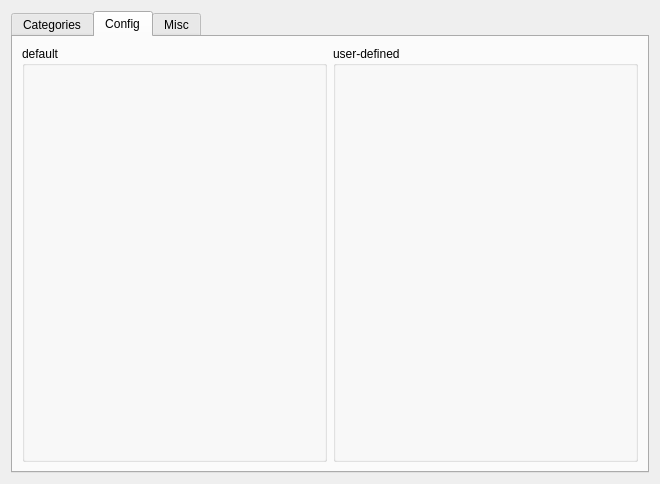
<?xml version="1.0" encoding="UTF-8"?>
<ui version="4.0">
 <class>Dialog</class>
 <widget class="QDialog" name="Dialog">
  <property name="geometry">
   <rect>
    <x>0</x>
    <y>0</y>
    <width>660</width>
    <height>484</height>
   </rect>
  </property>
  <property name="windowTitle">
   <string>Dialog</string>
  </property>
  <layout class="QGridLayout" name="gridLayout">
   <item row="0" column="0">
    <widget class="QTabWidget" name="toolbar">
     <property name="currentIndex">
      <number>1</number>
     </property>
     <widget class="QWidget" name="toolbarPage1">
      <attribute name="title">
       <string>Categories</string>
      </attribute>
      <layout class="QGridLayout" name="gridLayout_2">
       <item row="0" column="0" colspan="2">
        <widget class="QTabWidget" name="categories_pages">
         <property name="currentIndex">
          <number>1</number>
         </property>
         <widget class="QWidget" name="tab_3">
          <attribute name="title">
           <string>Skills</string>
          </attribute>
          <layout class="QVBoxLayout" name="verticalLayout_2">
           <item>
            <widget class="QTableWidget" name="skills_table">
             <property name="font">
              <font>
               <weight>50</weight>
               <bold>false</bold>
              </font>
             </property>
             <property name="autoFillBackground">
              <bool>true</bool>
             </property>
             <property name="verticalScrollBarPolicy">
              <enum>Qt::ScrollBarAsNeeded</enum>
             </property>
             <property name="editTriggers">
              <set>QAbstractItemView::DoubleClicked|QAbstractItemView::EditKeyPressed</set>
             </property>
             <property name="alternatingRowColors">
              <bool>true</bool>
             </property>
             <property name="selectionMode">
              <enum>QAbstractItemView::SingleSelection</enum>
             </property>
             <property name="selectionBehavior">
              <enum>QAbstractItemView::SelectRows</enum>
             </property>
             <property name="showGrid">
              <bool>false</bool>
             </property>
             <property name="gridStyle">
              <enum>Qt::SolidLine</enum>
             </property>
             <property name="sortingEnabled">
              <bool>true</bool>
             </property>
             <property name="wordWrap">
              <bool>false</bool>
             </property>
             <property name="cornerButtonEnabled">
              <bool>false</bool>
             </property>
             <property name="columnCount">
              <number>3</number>
             </property>
             <attribute name="horizontalHeaderVisible">
              <bool>false</bool>
             </attribute>
             <attribute name="verticalHeaderVisible">
              <bool>false</bool>
             </attribute>
             <column>
              <property name="text">
               <string>activity_id</string>
              </property>
             </column>
             <column>
              <property name="text">
               <string>Name</string>
              </property>
              <property name="font">
               <font>
                <weight>75</weight>
                <bold>true</bold>
               </font>
              </property>
             </column>
             <column>
              <property name="text">
               <string>#Aufgaben</string>
              </property>
              <property name="font">
               <font>
                <weight>75</weight>
                <bold>true</bold>
               </font>
              </property>
             </column>
            </widget>
           </item>
           <item>
            <spacer name="verticalSpacer">
             <property name="orientation">
              <enum>Qt::Vertical</enum>
             </property>
             <property name="sizeHint" stdset="0">
              <size>
               <width>20</width>
               <height>146</height>
              </size>
             </property>
            </spacer>
           </item>
           <item>
            <layout class="QGridLayout" name="gridLayout_4">
             <item row="0" column="0">
              <widget class="QPushButton" name="create_skill">
               <property name="text">
                <string>erstelle neu</string>
               </property>
              </widget>
             </item>
             <item row="0" column="1">
              <widget class="QPushButton" name="rename_skill">
               <property name="text">
                <string>benenne um</string>
               </property>
               <property name="autoDefault">
                <bool>true</bool>
               </property>
              </widget>
             </item>
             <item row="0" column="2">
              <widget class="QPushButton" name="delete_skill">
               <property name="text">
                <string>lösche</string>
               </property>
               <property name="autoDefault">
                <bool>true</bool>
               </property>
               <property name="default">
                <bool>false</bool>
               </property>
              </widget>
             </item>
            </layout>
           </item>
          </layout>
         </widget>
         <widget class="QWidget" name="tab">
          <attribute name="title">
           <string>Spaces</string>
          </attribute>
          <layout class="QVBoxLayout" name="verticalLayout">
           <item>
            <widget class="QTableWidget" name="spaces_table">
             <property name="sizePolicy">
              <sizepolicy hsizetype="Expanding" vsizetype="Expanding">
               <horstretch>0</horstretch>
               <verstretch>0</verstretch>
              </sizepolicy>
             </property>
             <property name="autoFillBackground">
              <bool>true</bool>
             </property>
             <property name="sizeAdjustPolicy">
              <enum>QAbstractScrollArea::AdjustToContentsOnFirstShow</enum>
             </property>
             <property name="editTriggers">
              <set>QAbstractItemView::DoubleClicked|QAbstractItemView::EditKeyPressed</set>
             </property>
             <property name="tabKeyNavigation">
              <bool>false</bool>
             </property>
             <property name="showDropIndicator" stdset="0">
              <bool>false</bool>
             </property>
             <property name="dragDropOverwriteMode">
              <bool>false</bool>
             </property>
             <property name="selectionMode">
              <enum>QAbstractItemView::SingleSelection</enum>
             </property>
             <property name="selectionBehavior">
              <enum>QAbstractItemView::SelectRows</enum>
             </property>
             <property name="sortingEnabled">
              <bool>true</bool>
             </property>
             <property name="wordWrap">
              <bool>false</bool>
             </property>
             <attribute name="verticalHeaderVisible">
              <bool>false</bool>
             </attribute>
             <column>
              <property name="text">
               <string>name</string>
              </property>
              <property name="font">
               <font>
                <weight>75</weight>
                <bold>true</bold>
               </font>
              </property>
              <property name="textAlignment">
               <set>AlignCenter</set>
              </property>
             </column>
             <column>
              <property name="text">
               <string>#tasks</string>
              </property>
              <property name="font">
               <font>
                <weight>75</weight>
                <bold>true</bold>
               </font>
              </property>
              <property name="textAlignment">
               <set>AlignCenter</set>
              </property>
             </column>
            </widget>
           </item>
           <item>
            <layout class="QFormLayout" name="formLayout">
             <property name="topMargin">
              <number>0</number>
             </property>
             <item row="0" column="0">
              <widget class="QLabel" name="label">
               <property name="text">
                <string>Name</string>
               </property>
              </widget>
             </item>
             <item row="0" column="1">
              <widget class="QTextEdit" name="space_name">
               <property name="enabled">
                <bool>false</bool>
               </property>
               <property name="maximumSize">
                <size>
                 <width>16777215</width>
                 <height>30</height>
                </size>
               </property>
               <property name="verticalScrollBarPolicy">
                <enum>Qt::ScrollBarAlwaysOff</enum>
               </property>
               <property name="horizontalScrollBarPolicy">
                <enum>Qt::ScrollBarAlwaysOff</enum>
               </property>
               <property name="sizeAdjustPolicy">
                <enum>QAbstractScrollArea::AdjustToContentsOnFirstShow</enum>
               </property>
               <property name="acceptRichText">
                <bool>false</bool>
               </property>
               <property name="placeholderText">
                <string>Name</string>
               </property>
              </widget>
             </item>
             <item row="2" column="1">
              <widget class="QComboBox" name="space_primary_activity">
               <property name="enabled">
                <bool>false</bool>
               </property>
               <item>
                <property name="text">
                 <string>---</string>
                </property>
               </item>
              </widget>
             </item>
             <item row="3" column="1">
              <widget class="QComboBox" name="space_secondary_activity">
               <property name="enabled">
                <bool>false</bool>
               </property>
               <item>
                <property name="text">
                 <string>---</string>
                </property>
               </item>
              </widget>
             </item>
             <item row="1" column="1">
              <widget class="QDoubleSpinBox" name="space_priority">
               <property name="enabled">
                <bool>false</bool>
               </property>
              </widget>
             </item>
             <item row="1" column="0">
              <widget class="QLabel" name="label_2">
               <property name="text">
                <string>Priorität</string>
               </property>
              </widget>
             </item>
             <item row="2" column="0">
              <widget class="QLabel" name="label_3">
               <property name="text">
                <string>Primäre Aktivität</string>
               </property>
              </widget>
             </item>
             <item row="3" column="0">
              <widget class="QLabel" name="label_4">
               <property name="text">
                <string>Sekundäre Aktivität</string>
               </property>
              </widget>
             </item>
            </layout>
           </item>
           <item>
            <spacer name="verticalSpacer_2">
             <property name="orientation">
              <enum>Qt::Vertical</enum>
             </property>
             <property name="sizeHint" stdset="0">
              <size>
               <width>20</width>
               <height>40</height>
              </size>
             </property>
            </spacer>
           </item>
           <item>
            <layout class="QGridLayout" name="gridLayout_5">
             <item row="2" column="3">
              <widget class="QPushButton" name="delete_space">
               <property name="text">
                <string>lösche</string>
               </property>
               <property name="autoDefault">
                <bool>true</bool>
               </property>
              </widget>
             </item>
             <item row="2" column="0">
              <widget class="QPushButton" name="create_space">
               <property name="text">
                <string>erstelle neu</string>
               </property>
              </widget>
             </item>
            </layout>
           </item>
          </layout>
         </widget>
        </widget>
       </item>
      </layout>
     </widget>
     <widget class="QWidget" name="toolbarPage2">
      <attribute name="title">
       <string>Config</string>
      </attribute>
      <layout class="QHBoxLayout" name="horizontalLayout">
       <item>
        <widget class="QGroupBox" name="default_settings">
         <property name="title">
          <string>default</string>
         </property>
        </widget>
       </item>
       <item>
        <widget class="QGroupBox" name="user_settings">
         <property name="title">
          <string>user-defined</string>
         </property>
        </widget>
       </item>
      </layout>
     </widget>
     <widget class="QWidget" name="tab_4">
      <attribute name="title">
       <string>Misc</string>
      </attribute>
      <widget class="QPushButton" name="clear_all_deleted">
       <property name="geometry">
        <rect>
         <x>20</x>
         <y>10</y>
         <width>121</width>
         <height>21</height>
        </rect>
       </property>
       <property name="text">
        <string>clear all deleted Tasks</string>
       </property>
      </widget>
      <widget class="QPushButton" name="clear_unused_resources">
       <property name="geometry">
        <rect>
         <x>20</x>
         <y>40</y>
         <width>121</width>
         <height>21</height>
        </rect>
       </property>
       <property name="text">
        <string>clear unused resources</string>
       </property>
      </widget>
     </widget>
    </widget>
   </item>
  </layout>
 </widget>
 <resources/>
 <connections/>
</ui>
